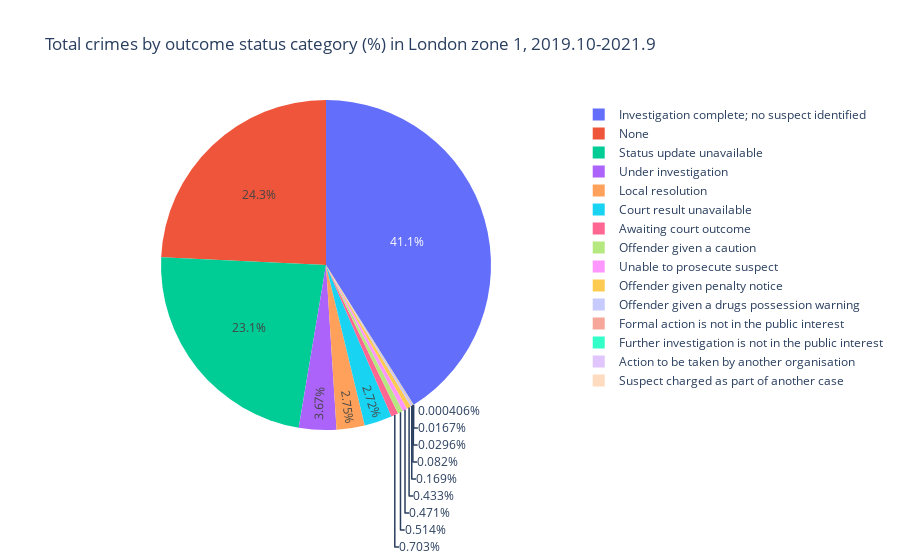

The notebook cell this image was saved under:
### Markdown cell above
The table below shows the number of each outcome status category in London zone 1 from October 2019 to September 2021.

### Code cell
import plotly.express as px
import plotly.graph_objects as go

table_outcome_status_category = pds.read_sql('SELECT outcome_status_category, count(outcome_status_category) as Sum FROM crime_london Group BY outcome_status_category', con)
display(table_outcome_status_category)

fig1 = px.pie(table_outcome_status_category, values='Sum', names='outcome_status_category', title='Total crimes by outcome status category (%) in London zone 1, 2019.10-2021.9')
fig1.show()

### Figure 1 — Plotly figure (JSON) as saved in the notebook; plotly's stock layout.template omitted (floating-point values rounded to 4 significant figures)
{"data": [{"domain": {"x": [0, 1], "y": [0, 1]}, "hovertemplate": "outcome_status_category=%{label}<br>Sum=%{value}<extra></extra>", "labels": ["Action to be taken by another organisation", "Awaiting court outcome", "Court result unavailable", "Formal action is not in the public interest", "Further investigation is not in the public interest", "Investigation complete; no suspect identified", "Local resolution", "None", "Offender given a caution", "Offender given a drugs possession warning", "Offender given penalty notice", "Status update unavailable", "Suspect charged as part of another case", "Unable to prosecute suspect", "Under investigation"], "legendgroup": "", "name": "", "showlegend": true, "type": "pie", "values": [41, 1730, 6694, 202, 73, 101174, 6782, 59749, 1266, 417, 1066, 56854, 1, 1161, 9035]}], "layout": {"legend": {"tracegroupgap": 0}, "title": {"text": "Total crimes by outcome status category (%) in London zone 1, 2019.10-2021.9"}}}
